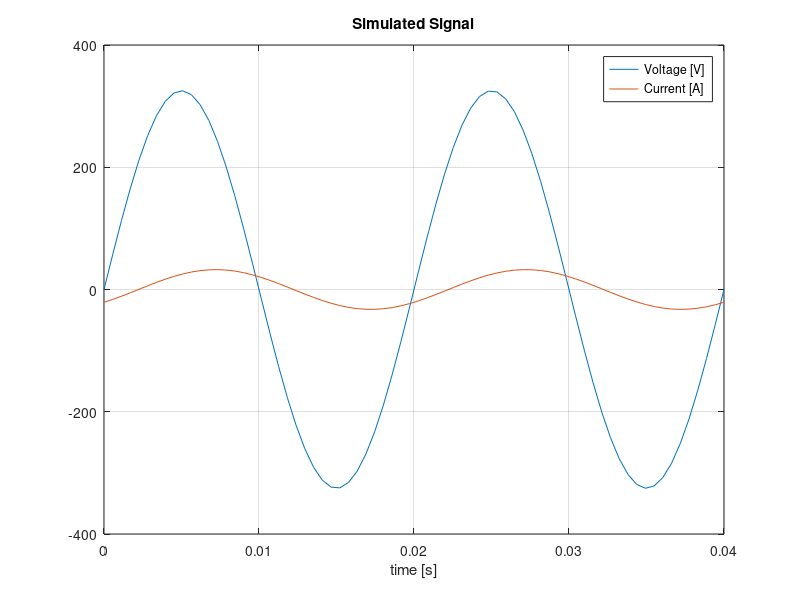
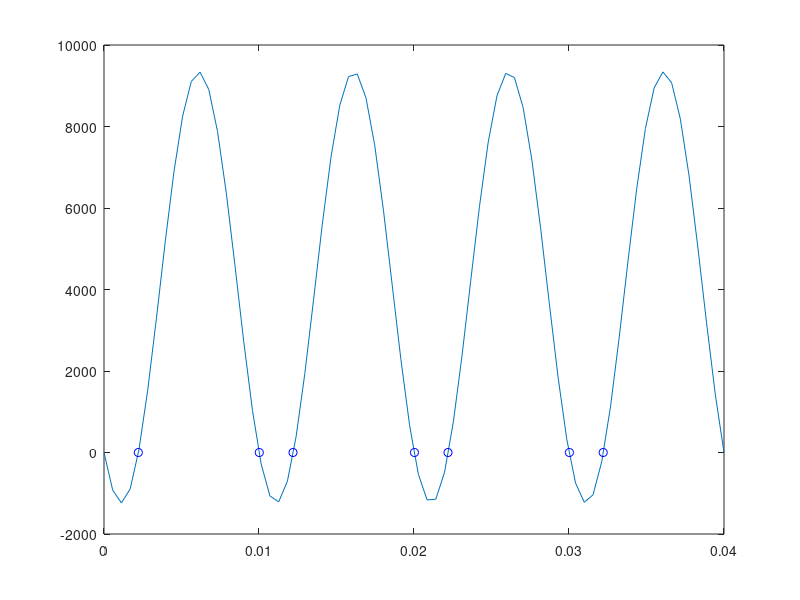

Here is the MATLAB script that generated these plots, in order:
#! /usr/bin/octave -qf --persist
# AC Circuit Analysis
#
# run this file with:  ./Template.m
# or: octave --persist Template.m
#
# Requires:
# octave-signal that requieres octave-control

clear all
#close all
# Generating Simulated Signal for Testing
f = 50;             # Frequency in Herts
T = 1 / f;          # Period in seconds
w = 2 * pi * f;     # Frequency in rad/s

Veff = 230;           # Voltage Source
Vp = sqrt(2) * Veff;  # Peak Voltage

nT = 2;             # Number of Periods to show
sT = 36;            # Samples per Period

#t = 0:T/sT:nT*T;     # Array of time
t = linspace(0, nT*T, sT*nT);
Vs = Vp * sin(w * t);
# Simulated Current fir testing
Ip = Vp / 10;
phi_deg = -40;   # Capacitive Load.
                # > 0, Current advanced over Voltage
                # Inductive Load, AC Motor.
                # < 0, Current delayed over Voltage
phi_rad = phi_deg / 360 * 2 * pi;
Is = Ip * sin(w * t + phi_rad);
figure(1);
plot(t, Vs, t, Is);
title('Simulated Signal');
xlabel('time [s]');
legend('Voltage [V]', 'Current [A]');
grid;

# Calculation Power Phactor of Simulated Signal
Ps = Vs .* Is;
figure(2);
plot(t, Ps);
grid;

# Find Zero Crossing point of Ps
#t0 = zerocrossing(t, Ps);  % error: 'zerocrossing' undefined near line 3, column 5

% Frequency Estimation at Transmitter
% Counting Zero Crossings
t0=[];
Ps0=[];
for n=1:length(Ps)-1
  if Ps(n)>0 && Ps(n+1)<0   % -ve going
    t0(end+1)= interp1([Ps(n) Ps(n+1)], [t(n) t(n+1)], 0);
  end
  if Ps(n)<0 && Ps(n+1)>0   % +ve going
    t0(end+1)= interp1([Ps(n) Ps(n+1)], [t(n) t(n+1)], 0);
  end
end
% We have 2 zero crossings per period
dt1 = t0(3) - t0(2)
dt2 = t0(4) - t0(3)
phi_m = 360 / (dt2 + dt1) / 2 * dt2
Vs_m = max(Vs) / sqrt(2)   # Vpeak / sqrt(2)
Is_m = max(Is) / sqrt(2)
Power =  Vs_m * Is_m * abs(cos(phi_m))

plot(t, Ps, t0, zeros(1,length(t0)), 'ob')

# disp('Ps>0');
# find(Ps>0)
# disp('Ps<0');
# find(Ps<0)
